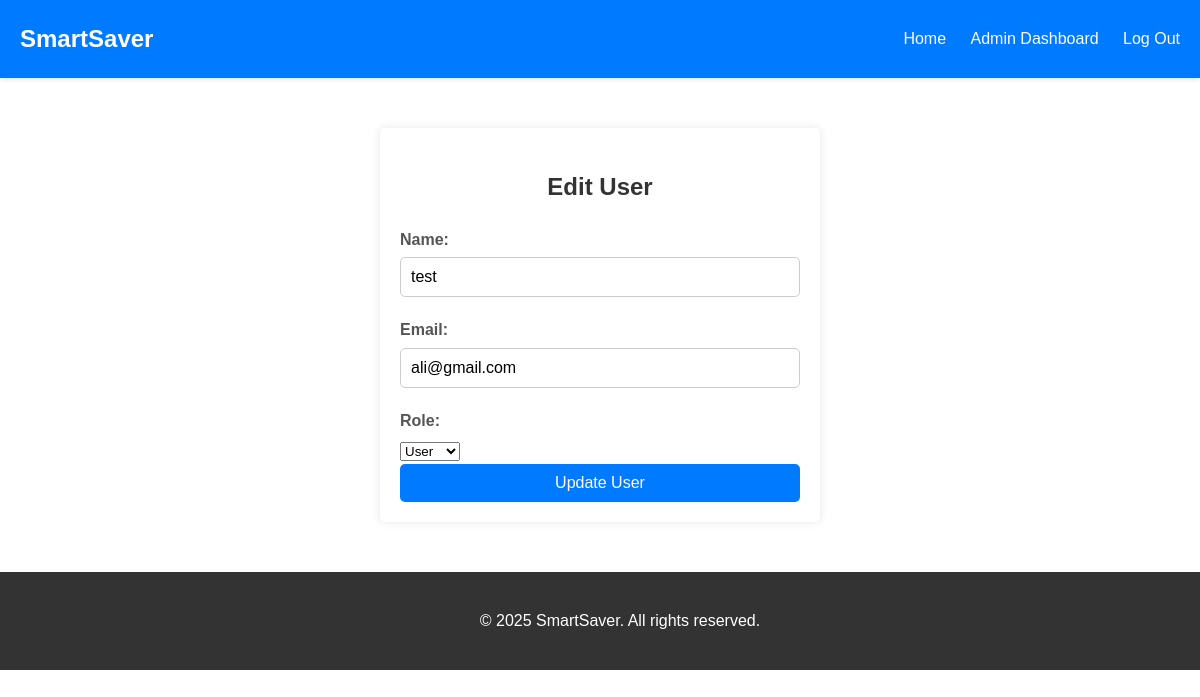
Page /edit_user.php?user_id=1 (signed in) on the committed database.
### tables this page shows
CREATE TABLE `users` (
  `id` int(11) NOT NULL,
  `name` varchar(100) NOT NULL,
  `email` varchar(100) NOT NULL,
  `password` varchar(255) NOT NULL,
  `verification_token` varchar(255) DEFAULT NULL,
  `is_verified` tinyint(1) DEFAULT 0,
  `created_at` timestamp NOT NULL DEFAULT current_timestamp(),
  `role` enum('user','admin') DEFAULT 'user'
);

### edit_user.php (the view, shortened to what this page needs)
<?php
include 'db.php';
$userId = $_GET['user_id'] ?? null;
$stmt = $pdo->prepare("SELECT id, name, email, role FROM users WHERE id = ?");
$stmt->execute([$userId]);
$user = $stmt->fetch();
?>
<!DOCTYPE html>
<html lang="en">
<head>
    <link rel="stylesheet" href="styles.css">
</head>
<body>
    <header>
        <div class="logo">SmartSaver</div>
        <nav>
            <a href="index.php">Home</a>
            <a href="admin_dashboard.php">Admin Dashboard</a>
            <a href="logout.php">Log Out</a>
        </nav>
    </header>
    <section class="form-container">
        <h2>Edit User</h2>
        <form action="edit_user.php?user_id=<?= $userId ?>" method="POST">
            <label for="name">Name:</label>
            <input type="text" id="name" name="name" value="<?= htmlspecialchars($user['name']) ?>" required>
            <label for="email">Email:</label>
            <input type="email" id="email" name="email" value="<?= htmlspecialchars($user['email']) ?>" required>
            <label for="role">Role:</label>
            <select id="role" name="role" required>
                <option value="user" <?= $user['role'] === 'user' ? 'selected' : '' ?>>User</option>
            </select>
            <button type="submit">Update User</button>
        </form>
    </section>
    <footer>
        <p>&copy; 2025 SmartSaver. All rights reserved.</p>
    </footer>
</body>
</html>

### styles.css (style rules this page uses)
html, body { overflow-x: hidden; width: 100%; margin: 0; padding: 0; font-family: 'Arial', sans-serif; background-color: #ffffff; color: #333; line-height: 1.6; }
header { background-color: #007bff; color: #fff; padding: 20px; display: flex; justify-content: space-between; align-items: center; box-shadow: 0 2px 4px rgba(0, 0, 0, 0.1); }
header .logo { font-size: 24px; font-weight: bold; }
header nav a { color: #fff; text-decoration: none; margin-left: 20px; font-size: 16px; transition: color 0.3s ease; }
.form-container { max-width: 400px; margin: 50px auto; padding: 20px; background-color: #fff; border-radius: 5px; box-shadow: 0 0 10px rgba(0, 0, 0, 0.1); }
.form-container h2 { text-align: center; margin-bottom: 20px; }
.form-container label { display: block; margin-bottom: 5px; font-weight: bold; color: #555; }
.form-container input, .form-container textarea { width: 100%; padding: 10px; margin-bottom: 20px; border: 1px solid #ccc; border-radius: 5px; font-size: 16px; box-sizing: border-box; }
.form-container button { width: 100%; padding: 10px; background-color: #007bff; color: #fff; border: none; border-radius: 5px; font-size: 16px; cursor: pointer; transition: background-color 0.3s ease; }
footer { background-color: #333; color: #fff; text-align: center; padding: 20px; width: 100%; position: relative; margin-top: 40px; }

### rows in the picture
users: name "test", email "ali@gmail.com", role "User"
